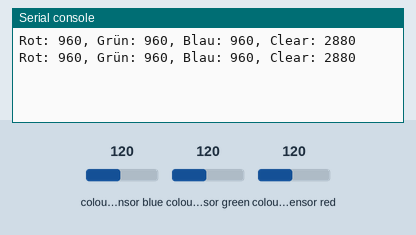
This program was run on a simulated ESP32 board running MicroPython. Shown: the last lines printed to the serial console. Inputs (shaded band) come from the test bench; at power-on: colour sensor blue 120, colour sensor green 120, colour sensor red 120.

Above: at 1.2 s.
1.3 s: colour sensor blue set to 5
At 2.6 s:
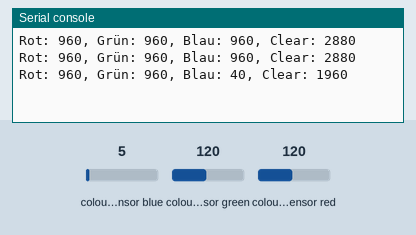
2.8 s: colour sensor green set to 5
At 3.7 s:
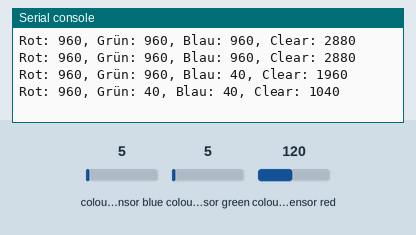
4.3 s: colour sensor red set to 5
At 5.8 s:
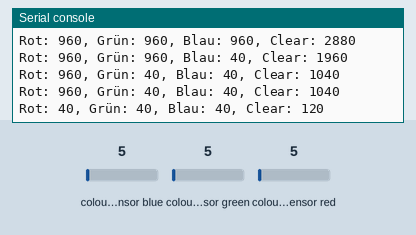
Timing chart, 0 to 7.3 s (numbered marks = the images above; inputs shaded):
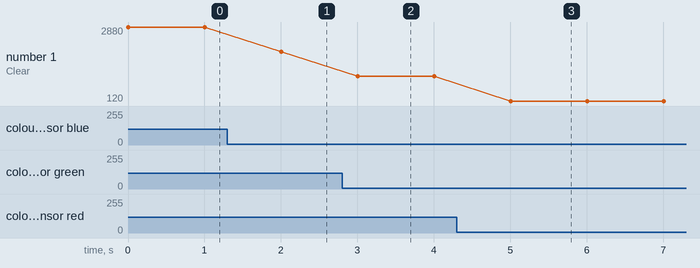

Measured:
- after the input at 1.3 s, the serial console: prints a new line after 0.71 s (image 1)
- after the input at 2.8 s, the serial console: prints a new line after 0.21 s (image 2)
- after the input at 4.3 s, the serial console: prints a new line after 0.71 s (image 3)
- plotted number 1: 2880 → 1960 after the input at 1.3 s, 1960 → 1040 after the input at 2.8 s, 1040 → 120 after the input at 4.3 s

The program:

main.py
```python
from machine import Pin, I2C
import time

# TCS34725 I2C-Adresse
TCS34725_ADDRESS = 0x29

# TCS34725 Register
COMMAND_BIT = 0x80
ENABLE_REGISTER = 0x00
ATIME_REGISTER = 0x01
CONTROL_REGISTER = 0x0F
CDATAL_REGISTER = 0x14

ENABLE_POWER_ON = 0x01
ENABLE_RGBC = 0x02
GAIN_4X = 0x01

# I2C Setup für ESP32 (SDA: GPIO21, SCL: GPIO22)
i2c = I2C(0, scl=Pin(22), sda=Pin(21), freq=400000)

def write_register(register, value):
    i2c.writeto_mem(TCS34725_ADDRESS, COMMAND_BIT | register, bytes([value]))

def read_register(register, num_bytes):
    return i2c.readfrom_mem(TCS34725_ADDRESS, COMMAND_BIT | register, num_bytes)

def init_tcs34725():
    write_register(ENABLE_REGISTER, ENABLE_POWER_ON)
    time.sleep(0.003)
    write_register(ENABLE_REGISTER, ENABLE_POWER_ON | ENABLE_RGBC)
    write_register(ATIME_REGISTER, 0xEB)  # 700ms Integration Time
    write_register(CONTROL_REGISTER, GAIN_4X)  # 4x Gain

def read_rgbc():
    data = read_register(CDATAL_REGISTER, 8)

    clear = data[1] << 8 | data[0]
    red = data[3] << 8 | data[2]
    green = data[5] << 8 | data[4]
    blue = data[7] << 8 | data[6]

    return red, green, blue, clear

def main():
    init_tcs34725()

    while True:
        red, green, blue, clear = read_rgbc()
        print(f"Rot: {red}, Grün: {green}, Blau: {blue}, Clear: {clear}")
        time.sleep(1)

if __name__ == "__main__":
    main()
```
